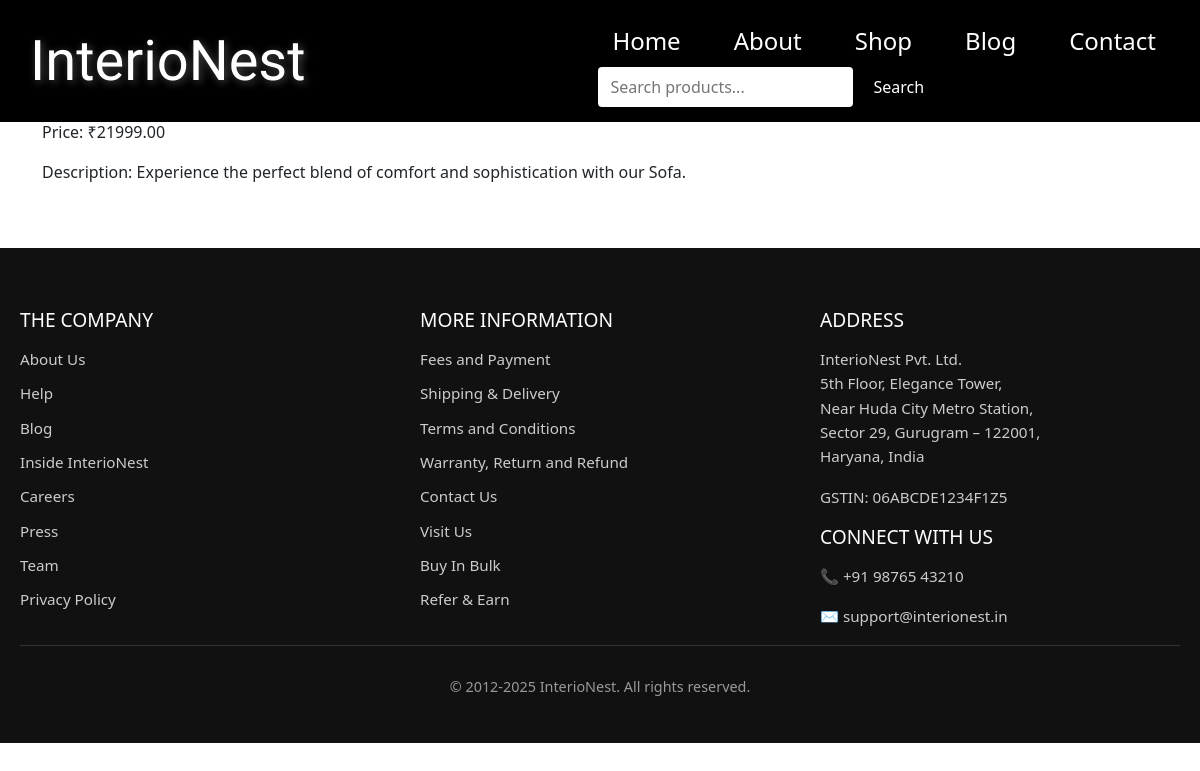
Screenshot of /product/2/ with the database file from the repository.
### main/models.py (models this page shows, shortened)
class Product(models.Model):
    name = models.CharField(max_length=100)
    price = models.DecimalField(max_digits=10, decimal_places=2)
    image = models.ImageField(upload_to='products/')
    description = models.TextField(blank=True)
    is_latest = models.BooleanField(default=False)  # ✅ New field
    is_offer = models.BooleanField(default=False)  # ✅ For Offer Zone

### main/views.py (the view)
# urls.py: path('product/<int:product_id>/', views.product_detail_view, name='product_detail'),
def product_detail_view(request, product_id):
    product = get_object_or_404(Product, id=product_id)
    return render(request, 'main/product_detail.html', {'product': product})

### main/templates/main/product_detail.html (shortened to what this page needs)
{% extends "base.html" %}
{% block content %}
<div class="container py-5">
  <h2>{{ product.name }}</h2>
  <p>Price: ₹{{ product.price }}</p>
  <p>Description: {{ product.description }}</p>
</div>
{% endblock %}

### rows the page displays
Product: price "21999.00", description "Experience the perfect blend of comfort and sophistication with our Sofa."
